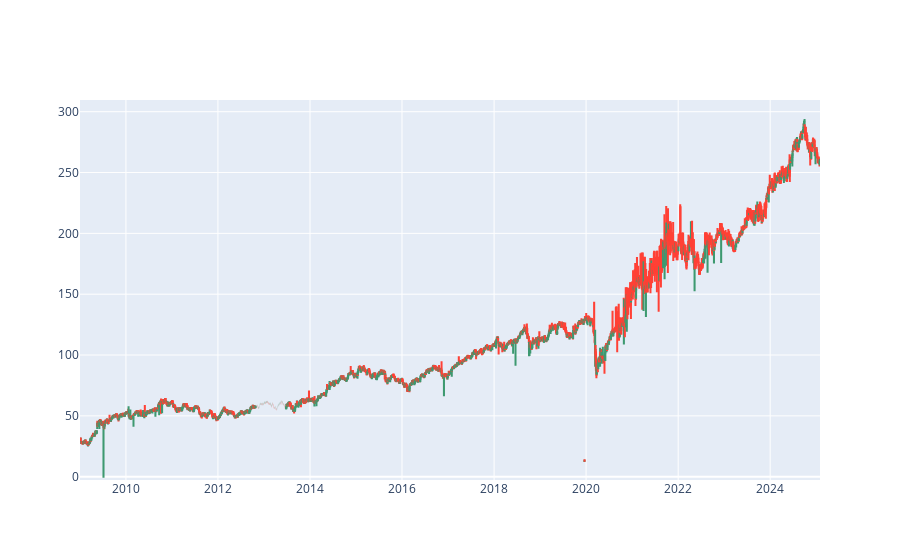

Source (notebook cell):
### Code cell
import plotly.graph_objects as go
fig = go.Figure(data=[go.Candlestick(
    x=data['Date'],
    open=data['Open'],
    high=data['High'],
    low=data['Low'],
    close=data['Close']
)])
fig.update_layout(xaxis_rangeslider_visible=False)
fig.show()

### Figure 1 — Plotly figure (JSON) as saved in the notebook; plotly's stock layout.template omitted (floating-point values rounded to 4 significant figures; data arrays with more than 128 entries replaced by an {"elided": "..."} marker saying what was removed)
{"data": [{"close": {"elided": "3964 str values"}, "high": {"elided": "3964 str values"}, "low": {"elided": "3964 str values"}, "open": {"elided": "3964 str values"}, "type": "candlestick", "x": {"elided": "3964 str values"}}], "layout": {"xaxis": {"rangeslider": {"visible": false}}}}
